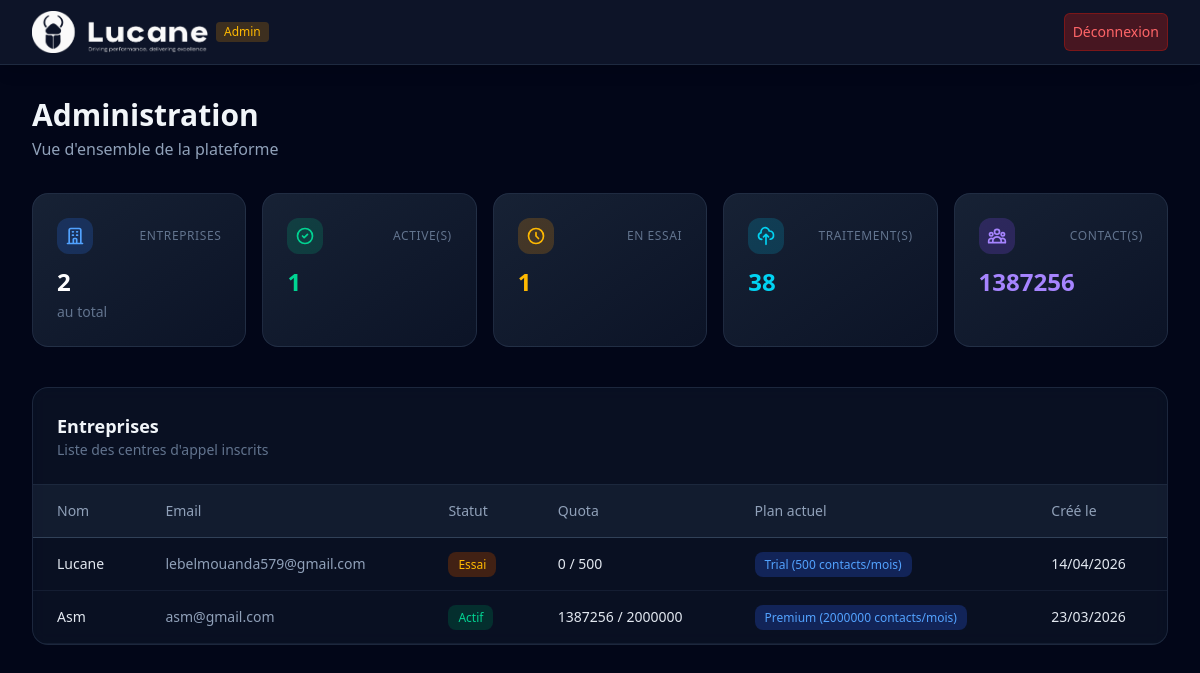
Before: /dashboard/admin/ (signed in) with the older database file.
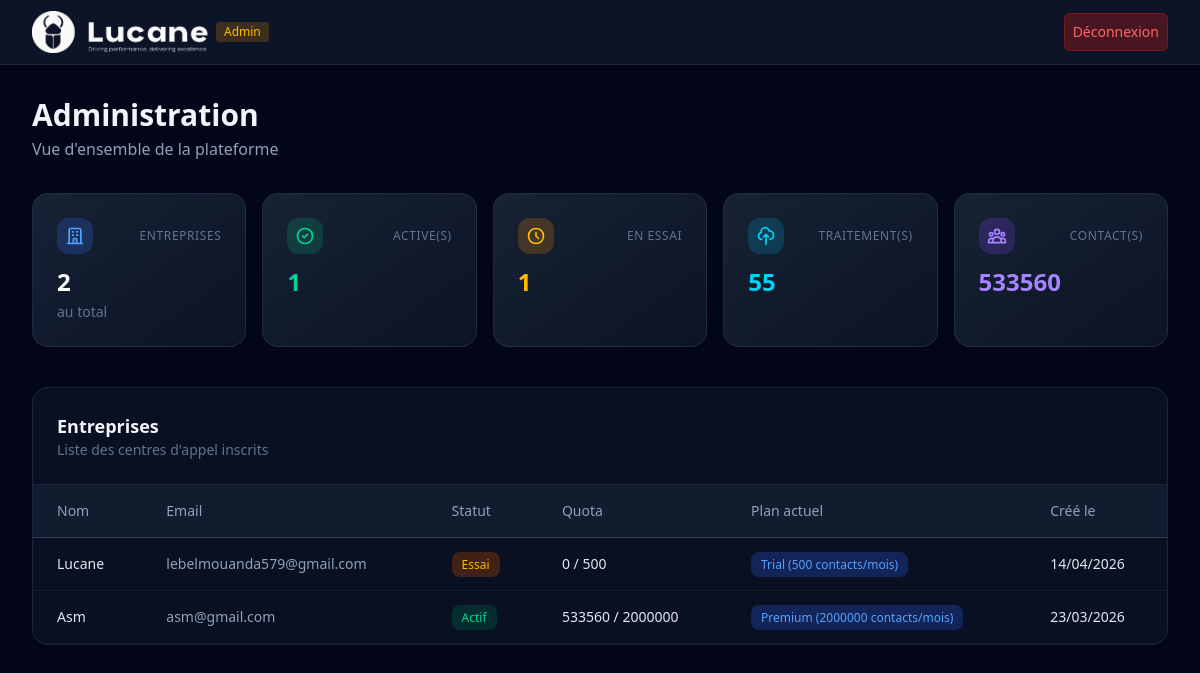
After: the same page with the newer database file.
### apps/companies/models.py (models this page shows, shortened)
class Company(models.Model):
    SUBSCRIPTION_CHOICES = [
        ('trial', 'Essai'),
        ('active', 'Actif'),
        ('expired', 'Expiré'),
        ('suspended', 'Suspendu'),
    ]
    name = models.CharField('Nom', max_length=255)
    user = models.OneToOneField(
        settings.AUTH_USER_MODEL,
        on_delete=models.CASCADE,
        related_name='company'
    )
    subscription_status = models.CharField(
        'Statut abonnement',
        max_length=20,
        choices=SUBSCRIPTION_CHOICES,
        default='trial'
    )
    current_plan = models.ForeignKey(
        'billing.Plan',
        on_delete=models.SET_NULL,
        null=True,
        blank=True,
        related_name='companies'
    )
    monthly_quota = models.IntegerField('Quota mensuel', default=500)
    contacts_used_this_month = models.IntegerField('Contacts utilisés ce mois', default=0)
    quota_reset_at = models.DateField('Prochain renouvellement', null=True, blank=True)
    created_at = models.DateTimeField(auto_now_add=True)
    logo = models.ImageField('Logo', upload_to='company_logos/', null=True, blank=True)
    class Meta:
        verbose_name = 'Entreprise'
        verbose_name_plural = 'Entreprises'

### apps/accounts/models.py (models this page shows, shortened)
class User(AbstractUser):
    username = None
    email = models.EmailField('email', unique=True)
    is_company = models.BooleanField('Entreprise', default=False)
    is_admin = models.BooleanField('Admin plateforme', default=False)
    USERNAME_FIELD = 'email'
    REQUIRED_FIELDS = []
    objects = UserManager()
    class Meta:
        verbose_name = 'Utilisateur'
        verbose_name_plural = 'Utilisateurs'

### apps/billing/models.py (models this page shows)
class Plan(models.Model):
    name = models.CharField('Nom', max_length=100)
    price = models.DecimalField('Prix mensuel (MAD)', max_digits=10, decimal_places=2, default=0)
    monthly_quota = models.IntegerField('Quota mensuel (contacts)', default=500)
    features = models.JSONField('Fonctionnalités', default=list, blank=True)
    stripe_price_id = models.CharField('Stripe Price ID', max_length=255, blank=True)
    is_active = models.BooleanField('Actif', default=True)
    class Meta:
        verbose_name = 'Plan'
        verbose_name_plural = 'Plans'
    def __str__(self):
        return f'{self.name} ({self.monthly_quota} contacts/mois)'

### apps/dashboard/views.py (the view)
# urls.py: path('admin/', views.admin_dashboard, name='admin_dashboard'),
@login_required
@admin_required
def admin_dashboard(request):
    companies = Company.objects.select_related('user', 'current_plan').order_by('-created_at')
    total_uploads = UploadedFile.objects.count()
    total_contacts = sum(c.contacts_used_this_month for c in Company.objects.all())
    active_companies = companies.filter(subscription_status='active').count()
    trial_companies = companies.filter(subscription_status='trial').count()
    context = {
        'companies': companies,
        'total_uploads': total_uploads,
        'total_contacts': total_contacts,
        'companies_count': companies.count(),
        'active_companies': active_companies,
        'trial_companies': trial_companies,
    }
    return render(request, 'dashboard/admin_dashboard.html', context)

### templates/dashboard/admin_dashboard.html (shortened to what the changed rows need)
{% extends "base.html" %}
{% load static %}
{% load lucide %}
{% load lucide %}
{% block content %}
<div class="max-w-7xl mx-auto px-4 sm:px-6 lg:px-8 py-8">
    <div class="mb-8">
        <h1 class="text-2xl md:text-3xl font-bold text-slate-100">Administration</h1>
    </div>
    <div class="grid grid-cols-1 sm:grid-cols-2 lg:grid-cols-5 gap-4 mb-10">
        <div class="rounded-2xl border border-slate-700/50 bg-gradient-to-br from-slate-800/80 to-slate-900/80 p-6 backdrop-blur-sm hover:border-cyan-500/30 transition-all">
            <div class="flex items-center justify-between mb-3">
                <span class="p-2 rounded-xl bg-cyan-500/20"></span>
                <span class="text-xs text-slate-500 uppercase tracking-wider">Traitement(s)</span>
            </div>
            <p class="text-2xl font-bold text-cyan-400">{{ total_uploads }}</p>
        </div>
        <div class="rounded-2xl border border-slate-700/50 bg-gradient-to-br from-slate-800/80 to-slate-900/80 p-6 backdrop-blur-sm hover:border-violet-500/30 transition-all">
            <div class="flex items-center justify-between mb-3">
                <span class="p-2 rounded-xl bg-violet-500/20"></span>
                <span class="text-xs text-slate-500 uppercase tracking-wider">Contact(s)</span>
            </div>
            <p class="text-2xl font-bold text-violet-400">{{ total_contacts }}</p>
        </div>
    </div>
    <div class="rounded-2xl border border-slate-700/50 bg-slate-800/30 backdrop-blur-sm overflow-hidden">
        <div class="p-6 border-b border-slate-700/50">
            <h2 class="text-lg font-semibold text-slate-100">Entreprises</h2>
        </div>
        <div class="overflow-x-auto">
            <table class="w-full text-sm">
                <thead>
                    <tr class="text-slate-400 border-b border-slate-700 bg-slate-800/50">
                        <th class="text-left py-4 px-6 font-medium">Nom</th>
                        <th class="text-left py-4 px-6 font-medium">Email</th>
                        <th class="text-left py-4 px-6 font-medium">Statut</th>
                        <th class="text-left py-4 px-6 font-medium">Quota</th>
                        <th class="text-left py-4 px-6 font-medium">Plan actuel</th>
                        <th class="text-left py-4 px-6 font-medium">Créé le</th>
                    </tr>
                </thead>
                <tbody>
                    {% for c in companies %}
                    <tr class="border-b border-slate-700/30 hover:bg-slate-700/20">
                        <td class="py-4 px-6 text-slate-200 font-medium">
                            <a href="{% url 'dashboard:company_detail' company_id=c.id %}" class="cursor-pointer hover:text-blue-300">
                                {{ c.name }}
                            </a>
                        </td>
                        <td class="py-4 px-6 text-slate-400">{{ c.user.email }}</td>
                        <td class="py-4 px-6">
                            <span class="px-2.5 py-1 rounded-lg text-xs font-medium {% if c.subscription_status == 'active' %}bg-emerald-900/50 text-emerald-400{% elif c.subscription_status == 'trial' %}bg-amber-900/50 text-amber-400{% elif c.subscription_status == 'expired' %}bg-red-900/50 text-red-400{% else %}bg-slate-700 text-slate-200{% endif %}">{{ c.get_subscription_status_display }}</span>
                        </td>
                        <td class="py-4 px-6 text-slate-200">{{ c.contacts_used_this_month }} / {{ c.monthly_quota }}</td>
                        <td class="py-4 px-6">
                            <span class="px-2.5 py-1 rounded-lg text-xs font-medium bg-blue-900/50 text-blue-400">
                                {{ c.current_plan }}
                            </span>
                        </td>
                        <td class="py-4 px-6 text-slate-200">{{ c.created_at|date:"d/m/Y" }}</td>
                    </tr>
                    {% empty %}
                    <tr><td colspan="5" class="py-16 text-center text-slate-500">Aucune entreprise</td></tr>
                    {% endfor %}
                </tbody>
            </table>
        </div>
    </div>
</div>
{% endblock %}

Changed rows visible on the page:
changed Company "Asm": contacts_used_this_month "1387256" → "533560"
Other visible differences:
{{ total_uploads }}: "38" → "55"
{{ total_contacts }}: "1387256" → "533560"
